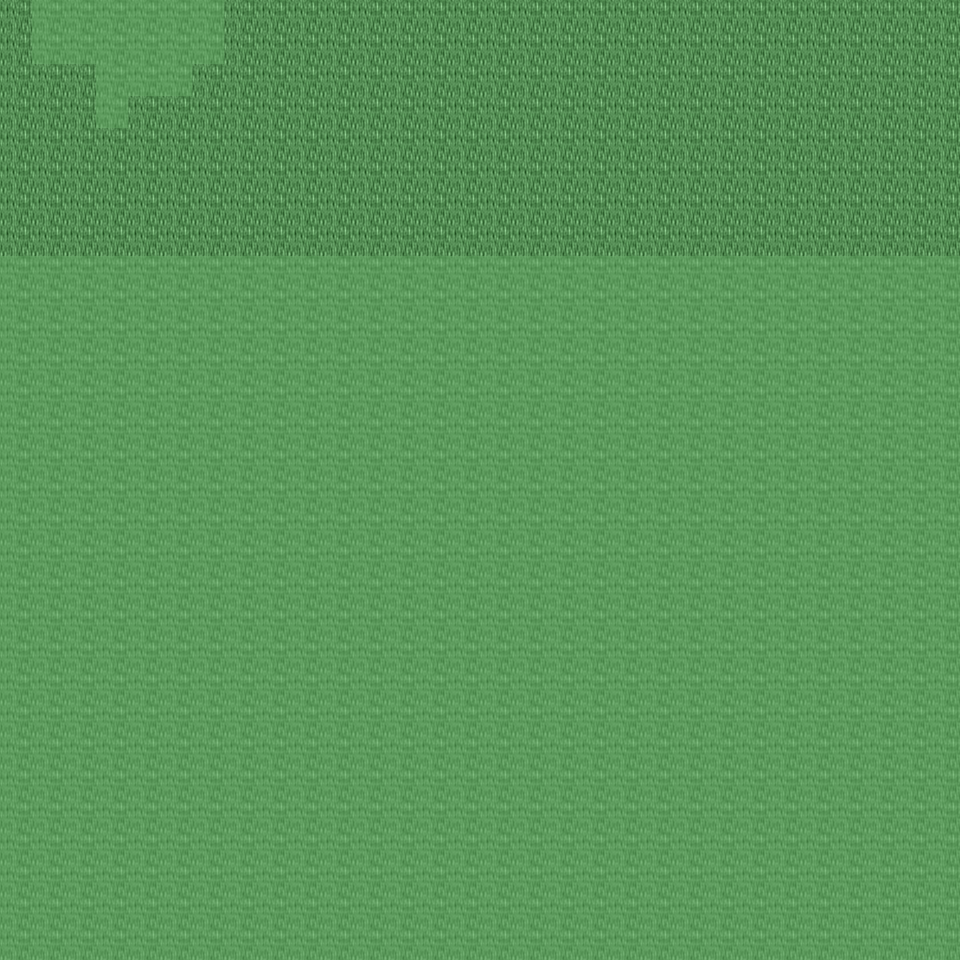

Below is a game level as drawn by its tile map, then a one-line description and the .tmx that defines it (tile-layer data replaced by summaries):
An orthogonal 30x30 tile map with 32x32 px tiles, 6 tile layers (Ground, Object, Object2, Above, ...), 30 tilesets and 4 objects (4x mapchange).

<map version="1.0" orientation="orthogonal" renderorder="right-down" width="30" height="30" tilewidth="32" tileheight="32" nextobjectid="5">
  <tileset firstgid="1" name="tileset_ground_ground" tilewidth="32" tileheight="32" tilecount="33" columns="3">
    <image source="../drawable/tileset_ground_ground.png" width="96" height="352" />
  </tileset>
  <tileset firstgid="34" name="tileset_ground_brown_paving" tilewidth="32" tileheight="32" tilecount="2" columns="2">
    <image source="../drawable/tileset_ground_brown_paving.png" width="64" height="32" />
  </tileset>
  <tileset firstgid="36" name="tileset_plant_leaves" tilewidth="32" tileheight="32" tilecount="8" columns="4">
    <image source="../drawable/tileset_plant_leaves.png" width="128" height="64" />
  </tileset>
  <tileset firstgid="44" name="tileset_plant_grasses" tilewidth="32" tileheight="32" tilecount="6" columns="3">
    <image source="../drawable/tileset_plant_grasses.png" width="96" height="64" />
  </tileset>
  <tileset firstgid="50" name="tileset_plant_flower_daisy_white" tilewidth="32" tileheight="32" tilecount="8" columns="2">
    <image source="../drawable/tileset_plant_flower_daisy_white.png" width="64" height="128" />
  </tileset>
  <tileset firstgid="58" name="tileset_ground_grass_edges" tilewidth="32" tileheight="32" tilecount="36" columns="12">
    <image source="../drawable/tileset_ground_grass_edges.png" width="384" height="96" />
  </tileset>
  <tileset firstgid="94" name="tileset_building_wall_wall_brown" tilewidth="32" tileheight="32" tilecount="12" columns="3">
    <image source="../drawable/tileset_building_wall_wall_brown.png" width="96" height="128" />
  </tileset>
  <tileset firstgid="106" name="tileset_ground_square_patch" tilewidth="32" tileheight="32" tilecount="9" columns="3">
    <image source="../drawable/tileset_ground_square_patch.png" width="96" height="96" />
  </tileset>
  <tileset firstgid="115" name="tileset_plant_flower_daisy_red" tilewidth="32" tileheight="32" tilecount="8" columns="2">
    <image source="../drawable/tileset_plant_flower_daisy_red.png" width="64" height="128" />
  </tileset>
  <tileset firstgid="123" name="tileset_plant_bush_bushes" tilewidth="32" tileheight="32" tilecount="10" columns="5">
    <image source="../drawable/tileset_plant_bush_bushes.png" width="160" height="64" />
  </tileset>
  <tileset firstgid="133" name="tileset_building_fence_fence_chunky" tilewidth="32" tileheight="32" tilecount="21" columns="3">
    <image source="../drawable/tileset_building_fence_fence_chunky.png" width="96" height="224" />
  </tileset>
  <tileset firstgid="154" name="tileset_plant_tree_tree_darkgreen" tilewidth="32" tileheight="32" tilecount="88" columns="8">
    <image source="../drawable/tileset_plant_tree_tree_darkgreen.png" width="256" height="352" />
  </tileset>
  <tileset firstgid="242" name="tileset_ground_rock_pebbles" tilewidth="32" tileheight="32" tilecount="3" columns="1">
    <image source="../drawable/tileset_ground_rock_pebbles.png" width="32" height="96" />
  </tileset>
  <tileset firstgid="245" name="tileset_building_door_door_n" tilewidth="32" tileheight="32" tilecount="6" columns="3">
    <image source="../drawable/tileset_building_door_door_n.png" width="96" height="64" />
  </tileset>
  <tileset firstgid="251" name="tileset_item_postbox_2" tilewidth="32" tileheight="32" tilecount="2" columns="1">
    <image source="../drawable/tileset_item_postbox_2.png" width="32" height="64" />
  </tileset>
  <tileset firstgid="253" name="tileset_building_decoration_banner" tilewidth="32" tileheight="32" tilecount="12" columns="1">
    <image source="../drawable/tileset_building_decoration_banner.png" width="32" height="384" />
  </tileset>
  <tileset firstgid="265" name="tileset_building_door_closed" tilewidth="32" tileheight="32" tilecount="1" columns="1">
    <image source="../drawable/tileset_building_door_closed.png" width="32" height="32" />
  </tileset>
  <tileset firstgid="266" name="tileset_building_window_window_right" tilewidth="32" tileheight="32" tilecount="2" columns="2">
    <image source="../drawable/tileset_building_window_window_right.png" width="64" height="32" />
  </tileset>
  <tileset firstgid="268" name="tileset_item_pot_barrel" tilewidth="32" tileheight="32" tilecount="2" columns="1">
    <image source="../drawable/tileset_item_pot_barrel.png" width="32" height="64" />
  </tileset>
  <tileset firstgid="270" name="tileset_building_window_window_long" tilewidth="32" tileheight="32" tilecount="3" columns="3">
    <image source="../drawable/tileset_building_window_window_long.png" width="96" height="32" />
  </tileset>
  <tileset firstgid="273" name="tileset_building_window_window_left" tilewidth="32" tileheight="32" tilecount="2" columns="2">
    <image source="../drawable/tileset_building_window_window_left.png" width="64" height="32" />
  </tileset>
  <tileset firstgid="275" name="tileset_building_roof_blue" tilewidth="32" tileheight="32" tilecount="20" columns="5">
    <image source="../drawable/tileset_building_roof_blue.png" width="160" height="128" />
  </tileset>
  <tileset firstgid="295" name="tileset_building_roof_red" tilewidth="32" tileheight="32" tilecount="20" columns="5">
    <image source="../drawable/tileset_building_roof_red.png" width="160" height="128" />
  </tileset>
  <tileset firstgid="315" name="tileset_building_wall_bricked_edges" tilewidth="32" tileheight="32" tilecount="25" columns="5">
    <image source="../drawable/tileset_building_wall_bricked_edges.png" width="160" height="160" />
  </tileset>
  <tileset firstgid="340" name="tileset_building_wall_earthen_3" tilewidth="32" tileheight="32" tilecount="28" columns="4">
    <image source="../drawable/tileset_building_wall_earthen_3.png" width="128" height="224" />
  </tileset>
  <tileset firstgid="368" name="tileset_building_decoration_chimney" tilewidth="32" tileheight="32" tilecount="2" columns="1">
    <image source="../drawable/tileset_building_decoration_chimney.png" width="32" height="64" />
  </tileset>
  <tileset firstgid="370" name="tileset_logic_collision" tilewidth="32" tileheight="32" tilecount="1" columns="1">
    <image source="../drawable/tileset_logic_collision.png" width="32" height="32" />
  </tileset>
  <tileset firstgid="371" name="tileset_building_decoration_mill_sail" tilewidth="32" tileheight="32" tilecount="4" columns="2">
    <image source="../drawable/tileset_building_decoration_mill_sail.png" width="64" height="64" />
  </tileset>
  <tileset firstgid="375" name="tileset_ground_green_paving" tilewidth="32" tileheight="32" tilecount="18" columns="3">
    <image source="../drawable/tileset_ground_green_paving.png" width="96" height="192" />
  </tileset>
  <tileset firstgid="393" name="tileset_furniture_light_small_oil_lamp" tilewidth="32" tileheight="32" tilecount="8" columns="2">
    <image source="../drawable/tileset_furniture_light_small_oil_lamp.png" width="64" height="128" />
  </tileset>
  <layer name="Ground" width="30" height="30">
    <data>[900 cells, 240 non-empty, 1 distinct tile ids]</data>
  </layer>
  <layer name="Object" width="30" height="30">
    <data>[900 cells, 0 non-empty, 0 distinct tile ids]</data>
  </layer>
  <layer name="Object2" width="30" height="30">
    <data>[900 cells, 16 non-empty, 1 distinct tile ids]</data>
  </layer>
  <layer name="Above" width="30" height="30">
    <data>[900 cells, 0 non-empty, 0 distinct tile ids]</data>
  </layer>
  <layer name="Above2" width="30" height="30">
    <data>[900 cells, 0 non-empty, 0 distinct tile ids]</data>
  </layer>
  <layer name="Walkable" width="30" height="30">
    <data>[900 cells, 676 non-empty, 1 distinct tile ids]</data>
  </layer>
  <objectgroup name="MapEvents">
    <!-- 4 objects omitted --></objectgroup>
</map>
<!-- 4 of 4 objects omitted -->
